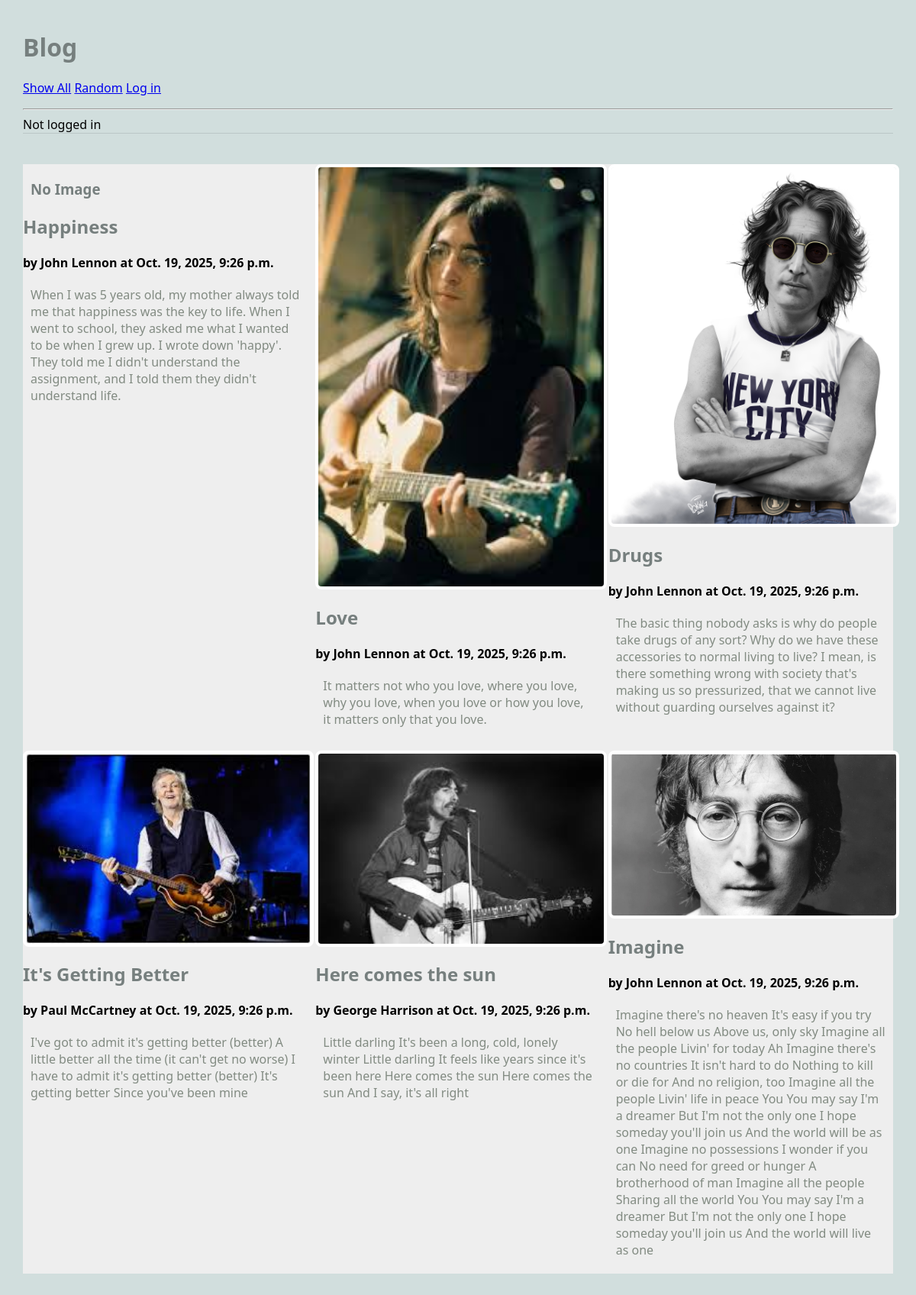
/blog/show_all, run on the app's committed database.
### blog/models.py (models this page shows, shortened)
class Article(models.Model):
    title = models.TextField(blank=False)
    author = models.TextField(blank=False)
    text = models.TextField(blank=False)
    published = models.DateTimeField(auto_now=True)
    image_file = models.ImageField(blank=True)
    user = models.ForeignKey(User, on_delete=models.CASCADE)

### blog/views.py (the view)
# urls.py: path('show_all', ShowAllView.as_view(), name='blog/show_all'),
class ShowAllView(ListView):
    model = Article # retrieve objects of type Article from the database
    template_name = 'blog/show_all.html'
    context_object_name = 'articles'
    def dispatch(self, request, *args, **kwargs):
        if request.user.is_authenticated:
            print(f'ShowAllView.dispatch(): request.user={request.user}')
        else:
            print(f'ShowAllView.dispatch(): not logged in.')
        return super().dispatch(request, *args, **kwargs)

### blog/templates/blog/show_all.html (shortened to what this page needs)
 {% extends 'blog/base.html' %}
{% block content %}
<main class="grid-container">
    {% for a in articles %}
    <article>
        {% if a.image_file %}
        <a href="{% url 'article' a.pk %}">
            <img src="{{a.image_file.url}}" alt="{{a.image_file.url}}">
        </a>
        {% else %}
        <h3>No Image</h3>
        {% endif %}
        <div>
            <h2>{{a.title}}</h2>
            <strong>by {{a.author}} at {{a.published}}</strong>
            <p>{{a.text}}</p>
        </div>
    </article>
    {% endfor %}
</main>
{% endblock %}

### blog/templates/blog/base.html (shortened to what this page needs)
{% load static %}
<html>
    <head>
        <link rel="stylesheet" href="{% static 'styles-blog.css' %}">
    </head>
    <body>
        <header>
            <h1>Blog</h1>
            <nav>
                <ul>
                    <li><a href="{% url 'blog/show_all' %}">Show All</a></li>
                    <li><a href="{% url 'random' %}">Random</a></li>
                    {% if request.user.is_authenticated %}
                    <li><a href="{% url 'create_article' %}">Create</a></li>
                    <form method="post" action="{% url 'logout' %}" >
                        {% csrf_token %}
                        <li><input type="submit" value="Logout"></li>
                    </form>
                    {% else %}
                    <li><a href="{% url 'login' %}">Log in</a></li>
                    {% endif %}
                </ul>
                <hr>
                {% if request.user.is_authenticated %}
                Logged in as: {{request.user}}
                {% else %}
                Not logged in
                {% endif %}
            </nav>
        </header>
        {% block content %}
        {% endblock %}
    </body>
</html>

### static/styles-blog.css (style rules this page uses)
body { margin: 30px; background: #d1dedd; font-family:'Segoe UI', Tahoma, Geneva, Verdana, sans-serif; }
ul, li { padding: 0px; list-style-type: none; }
h1, h2, h3 { color: #767f7e; }
p { color: #828b82; }
header { max-width: 1200px; margin: 40px auto; border-bottom: 1px solid #bbc7c7; }
.grid-container { background: #eee; max-width: 900px; display: grid; grid-template-columns: repeat(3, 1fr); grid-gap: 10px; max-width: 1200px; margin: 20px auto; }
article img, article.featured img { width: 100%; border: 4px solid #fff; border-radius: 8px; }
article p, article h3 { margin: 20px 10px; }
nav li { display: inline; }

### data on the page
Article: image_file "No Image", title "Happiness", author "John Lennon", published "Oct. 19, 2025, 9:26 p.m.", text "When I was 5 years old, my mother always told me that happiness was the key to life. When I went to school, they asked me what I wanted to be when I grew up. I wrote down 'happy'. They told me I didn't understand the assignment, and I told them they didn't understand life."
Article: image_file (picture), title "Love", author "John Lennon", published "Oct. 19, 2025, 9:26 p.m.", text "It matters not who you love, where you love, why you love, when you love or how you love, it matters only that you love."
Article: image_file (picture), title "Drugs", author "John Lennon", published "Oct. 19, 2025, 9:26 p.m.", text "The basic thing nobody asks is why do people take drugs of any sort? Why do we have these accessories to normal living to live? I mean, is there something wrong with society that's making us so pressurized, that we cannot live without guarding ourselves against it?"
Article: image_file (picture), title "It's Getting Better", author "Paul McCartney", published "Oct. 19, 2025, 9:26 p.m.", text "I've got to admit it's getting better (better) A little better all the time (it can't get no worse) I have to admit it's getting better (better) It's getting better Since you've been mine"
Article: image_file (picture), title "Here comes the sun", author "George Harrison", published "Oct. 19, 2025, 9:26 p.m.", text "Little darling It's been a long, cold, lonely winter Little darling It feels like years since it's been here Here comes the sun Here comes the sun And I say, it's all right"
Article: image_file (picture), title "Imagine", author "John Lennon", published "Oct. 19, 2025, 9:26 p.m.", text "Imagine there's no heaven It's easy if you try No hell below us Above us, only sky Imagine all the people Livin' for today Ah Imagine there's no countries It isn't hard to do Nothing to kill or die for And no religion, too Imagine all the people Livin' life in peace You You may say I'm a dreamer But I'm not the only one I hope someday you'll join us And the world will be as one Imagine no possessions I wonder if you can No need for greed or hunger A brotherhood of man Imagine all the people Sharing all the world You You may say I'm a dreamer But I'm not the only one I hope someday you'll join us And the world will live as one"
